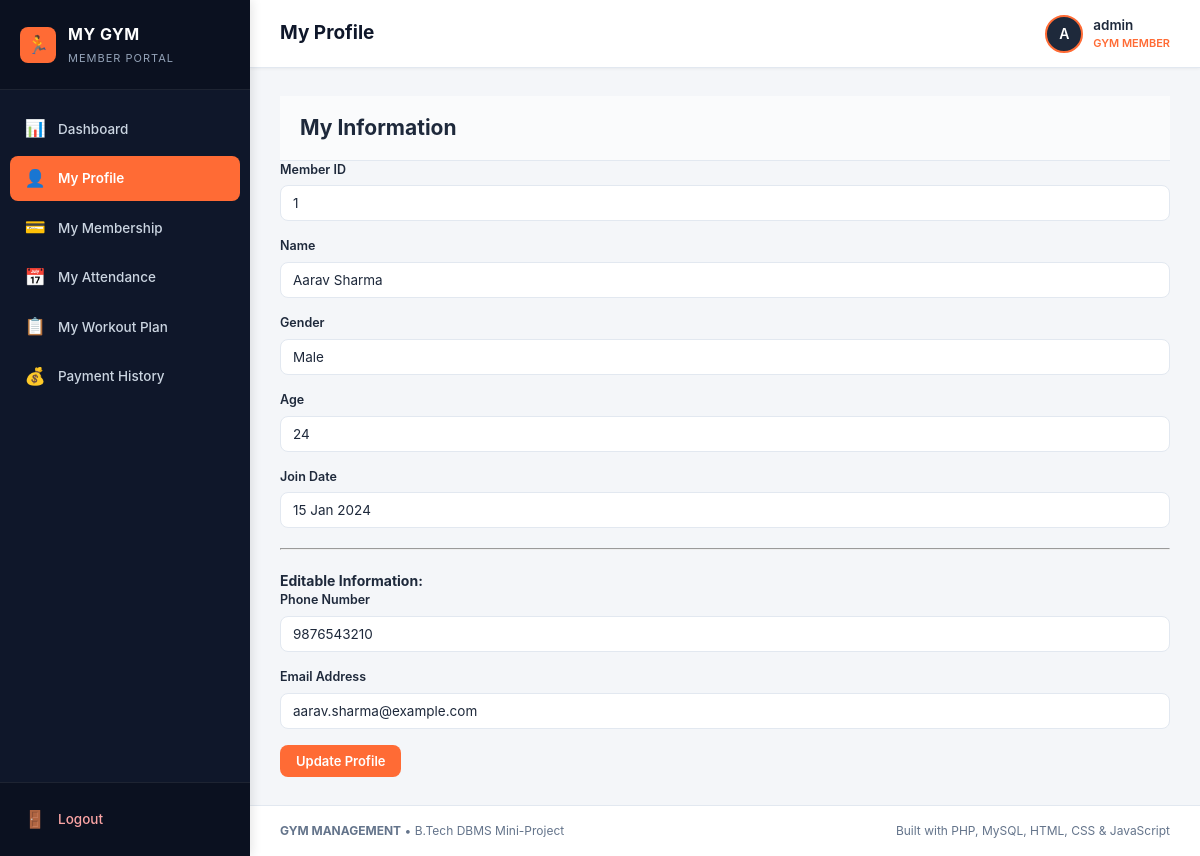
Screenshot of /user/profile.php (signed in) with the database file from the repository.
### tables this page shows
CREATE TABLE IF NOT EXISTS `Member` (
    `member_id` INT AUTO_INCREMENT PRIMARY KEY,
    `name` VARCHAR(100) NOT NULL,
    `gender` ENUM('Male', 'Female', 'Other') NOT NULL,
    `age` INT NOT NULL,
    `phone` VARCHAR(15) NOT NULL,
    `email` VARCHAR(100) NOT NULL,
    `join_date` DATE NOT NULL,
    `created_at` TIMESTAMP DEFAULT CURRENT_TIMESTAMP
);

### db.php (called while the page is built, shortened)
<?php
function format_date($date_str) {
    return date("d M Y", strtotime($date_str));
}
?>

### user/profile.php (the view, shortened to what this page needs)
<?php
require_once __DIR__ . '/user_header.php';
$member_id = $_SESSION['member_id'];
$stmt = $conn->prepare("SELECT * FROM Member WHERE member_id = ?");
$stmt->bind_param("i", $member_id);
$stmt->execute();
$member = $stmt->get_result()->fetch_assoc();
?>
<div class="card">
    <div class="card-header">
        <h2>My Information</h2>
    </div>
    <div class="card-body">
        <form method="POST">
            <div class="form-group">
                <label>Member ID</label>
                <input type="text" class="form-control" value="<?php echo $member['member_id']; ?>" disabled>
            </div>
            <div class="form-group">
                <label>Name</label>
                <input type="text" class="form-control" value="<?php echo htmlspecialchars($member['name']); ?>" disabled>
            </div>
            <div class="form-group">
                <label>Gender</label>
                <input type="text" class="form-control" value="<?php echo $member['gender']; ?>" disabled>
            </div>
            <div class="form-group">
                <label>Age</label>
                <input type="text" class="form-control" value="<?php echo $member['age']; ?>" disabled>
            </div>
            <div class="form-group">
                <label>Join Date</label>
                <input type="text" class="form-control" value="<?php echo format_date($member['join_date']); ?>" disabled>
            </div>
            <hr style="margin: 20px 0;">
            <p><strong>Editable Information:</strong></p>
            <div class="form-group">
                <label>Phone Number</label>
                <input type="text" name="phone" class="form-control" value="<?php echo htmlspecialchars($member['phone']); ?>" required>
            </div>
            <div class="form-group">
                <label>Email Address</label>
                <input type="email" name="email" class="form-control" value="<?php echo htmlspecialchars($member['email']); ?>" required>
            </div>
            <button type="submit" class="btn btn-primary">Update Profile</button>
        </form>
    </div>
</div>
<?php require_once '../footer.php'; ?>

### css/style.css (style rules this page uses)
:root { --primary-navy: #0f172a; --navy-light: #1e293b; --navy-hover: #334155; --accent-orange: #ff6b35; --accent-orange-hover: #e85924; --accent-orange-light: #fff0eb; --bg-light: #f4f6f9; --card-bg: #ffffff; --text-primary: #1e293b; --text-secondary: #64748b; --text-muted: #94a3b8; --border-color: #e2e8f0; --sidebar-width: 250px; --header-height: 68px; --color-success: #10b981; --color-success-bg: #ecfdf5; --color-danger: #ef4444; --color-danger-bg: #fef2f2; --color-warning: #f59e0b; --color-warning-bg: #fffbeb; --color-info: #0284c7; --color-info-bg: #f0f9ff; --radius-sm: 4px; --radius-md: 8px; --radius-lg: 12px; --shadow-sm: 0 1px 3px rgba(0, 0, 0, 0.05); --shadow-md: 0 4px 6px -1px rgba(0, 0, 0, 0.06), 0 2px 4px -1px rgba(0, 0, 0, 0.04); }
* { margin: 0; padding: 0; box-sizing: border-box; font-family: -apple-system, BlinkMacSystemFont, "Segoe UI", Roboto, "Helvetica Neue", Arial, sans-serif; }
body { background-color: var(--bg-light); color: var(--text-primary); min-height: 100vh; font-size: 14px; line-height: 1.5; }
.btn { display: inline-flex; align-items: center; justify-content: center; gap: 8px; padding: 8px 16px; font-size: 13px; font-weight: 600; border-radius: var(--radius-md); cursor: pointer; border: none; text-decoration: none; transition: all 0.2s ease; }
.btn-primary { background-color: var(--accent-orange); color: #ffffff; }
.card-header { padding: 16px 20px; border-bottom: 1px solid var(--border-color); display: flex; align-items: center; justify-content: space-between; background-color: #fafbfc; }
.card-body { padding: 0; }
.form-group { margin-bottom: 16px; }
.form-group label { display: block; font-size: 12.5px; font-weight: 600; color: var(--text-primary); margin-bottom: 6px; }
.form-control { width: 100%; padding: 9px 12px; border: 1px solid var(--border-color); border-radius: var(--radius-md); font-size: 13.5px; color: var(--text-primary); background-color: #ffffff; outline: none; transition: border-color 0.2s, box-shadow 0.2s; }

### rows the page displays
member: member_id "1", name "Aarav Sharma", gender "Male", age "24", join_date "15 Jan 2024", phone "9876543210", email "aarav.sharma@example.com"

### other values shown
$page_title "My Profile"
substr($member_name, 0, 1) "A"
$member_name "admin"
